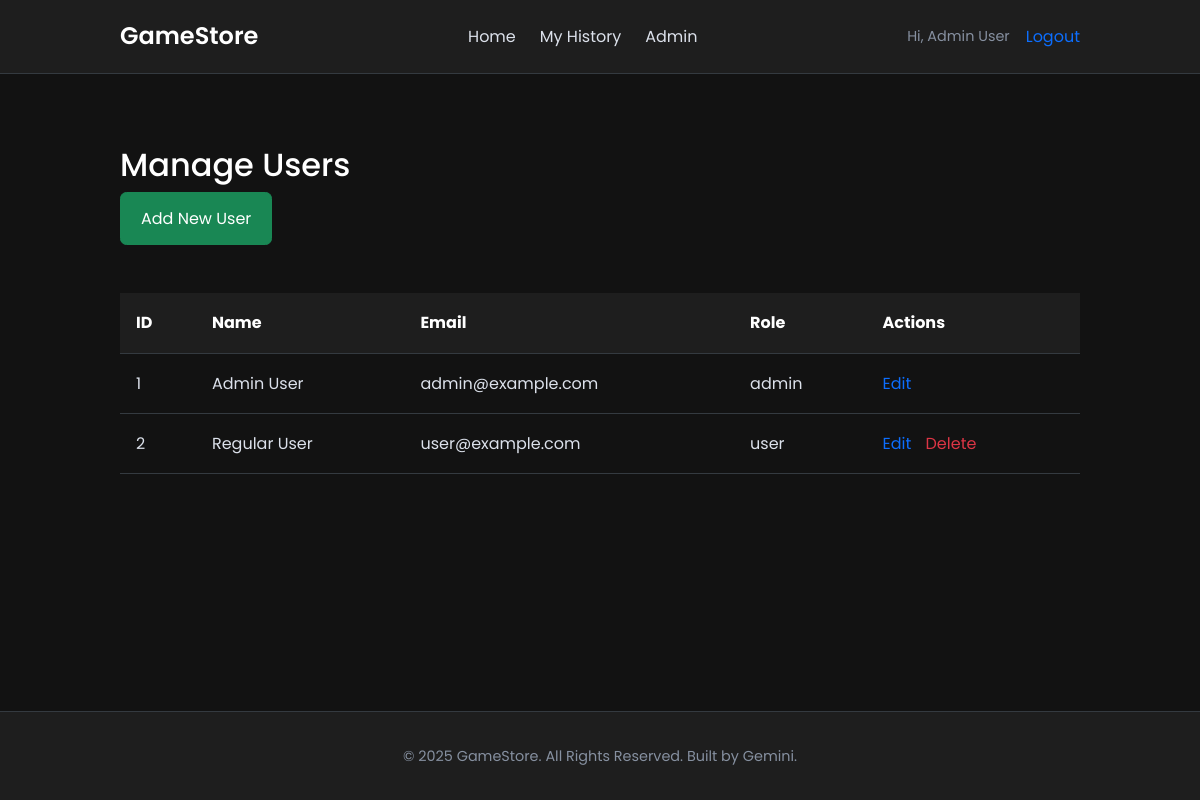
Page /admin/users (signed in) on the committed database.
### tables this page shows
CREATE TABLE `users` (
  `id` int(11) NOT NULL AUTO_INCREMENT,
  `name` varchar(100) NOT NULL,
  `email` varchar(100) NOT NULL,
  `password` varchar(255) NOT NULL,
  `role` enum('user','admin') NOT NULL DEFAULT 'user',
  PRIMARY KEY (`id`),
  UNIQUE KEY `email` (`email`)
);

### controllers/admin.php (called while the page is built, shortened)
<?php
require_once 'base.php';
require_once 'models/UserModel.php';
class AdminController extends BaseController {
    public function users() {
        $userModel = new UserModel($this->db);
        $users = $userModel->findAll();
        $this->view('admin/manage_users', ['title' => 'Manage Users', 'users' => $users]);
    }
}

### index.php (called while the page is built, shortened)
<?php
require_once 'controllers/base.php';
try {
    $pdo = new PDO("mysql:host=" . DB_HOST . ";dbname=" . DB_NAME . ";charset=utf8mb4", DB_USER, DB_PASS);
    $pdo->setAttribute(PDO::ATTR_ERRMODE, PDO::ERRMODE_EXCEPTION);
    $pdo->setAttribute(PDO::ATTR_DEFAULT_FETCH_MODE, PDO::FETCH_ASSOC);
} catch (PDOException $e) {
    die("Database connection failed: " . $e->getMessage());
}
$request_uri = $_SERVER['REQUEST_URI'];
$request_path = parse_url($request_uri, PHP_URL_PATH);
$path_parts = explode('/', trim($request_path, '/'));
$controllerName = $path_parts[0] ?: 'home';
$methodName = $path_parts[1] ?? 'index';
$param1 = $path_parts[2] ?? null;
$param2 = $path_parts[3] ?? null;
function loadController($name, $db) {
    $controllerFile = "controllers/{$name}.php";
    if (file_exists($controllerFile)) {
        $className = ucfirst($name) . 'Controller';
        if (class_exists($className)) {
            return new $className($db);
        }
    }
    return null;
}
if ($controllerName === 'home' || $controllerName === '' || $controllerName === 'index.php') {
    $userController = loadController('user', $pdo);
    if ($userController) $userController->index(); else notFound();
} elseif ($controllerName === 'login') {
    $authController = loadController('auth', $pdo);
    if ($authController) $authController->login(); else notFound();
} elseif ($controllerName === 'register') {
    $authController = loadController('auth', $pdo);
    if ($authController) $authController->register(); else notFound();
} elseif ($controllerName === 'logout') {
    $authController = loadController('auth', $pdo);
    if ($authController) $authController->logout(); else notFound();
} elseif ($controllerName === 'history') {
    $userController = loadController('user', $pdo);
    if ($userController) $userController->history(); else notFound();
} elseif ($controllerName === 'game' && $methodName) {
    $userController = loadController('user', $pdo);
    if ($userController) $userController->show($methodName); else notFound();
} elseif ($controllerName === 'order' && $methodName) {
    $userController = loadController('user', 'order');
    if ($userController) $userController->order($methodName); else notFound();
} elseif ($controllerName === 'rate' && $methodName) {
    $userController = loadController('user', $pdo);
    if ($userController) $userController->rate($methodName); else notFound();
} elseif ($controllerName === 'admin') {
    $adminController = loadController('admin', $pdo);
    if ($methodName === 'index' && !$param1) {
        $adminController->index();
    } elseif ($methodName === 'games') {
        if ($param1 === 'edit' && $param2) $adminController->editGame($param2);
        elseif ($param1 === 'new') $adminController->editGame();
        elseif ($param1 === 'delete' && $param2) $adminController->deleteGame($param2);
        else $adminController->games();
    } elseif ($methodName === 'users') {
        if ($param1 === 'edit' && $param2) $adminController->editUser($param2);
        elseif ($param1 === 'new') $adminController->editUser();
        elseif ($param1 === 'delete' && $param2) $adminController->deleteUser($param2);
        else $adminController->users();
    } elseif ($methodName === 'orders') {
        $adminController->orders();
    } else {
        if(method_exists($adminController, $methodName)) {
            $adminController->$methodName();
        } else {
            $adminController->index();
        }
    }
} else {
    notFound();
}

### models/UserModel.php (called while the page is built, shortened)
<?php
class UserModel {
    private $db;
    public function __construct($db) {
        $this->db = $db;
    }
    public function findAll() {
        $stmt = $this->db->query("SELECT id, name, email, role FROM users");
        return $stmt->fetchAll(PDO::FETCH_ASSOC);
    }
}

### views/admin/manage_users.php (the view, shortened to what this page needs)
<h1>Manage Users</h1>
<a href="/admin/users/new" class="btn btn-success" style="margin-bottom: 1.5rem;">Add New User</a>
<div class="table-responsive">
    <table class="styled-table">
        <thead>
            <tr>
                <th>ID</th>
                <th>Name</th>
                <th>Email</th>
                <th>Role</th>
                <th>Actions</th>
            </tr>
        </thead>
        <tbody>
            <?php if (empty($data['users'])): ?>
                <tr>
                    <td colspan="5" style="text-align: center;">No users found.</td>
                </tr>
            <?php else: ?>
                <?php foreach ($data['users'] as $user): ?>
                    <tr>
                        <td><?= $user['id'] ?></td>
                        <td><?= htmlspecialchars($user['name']) ?></td>
                        <td><?= htmlspecialchars($user['email']) ?></td>
                        <td><?= htmlspecialchars($user['role']) ?></td>
                        <td class="action-links">
                            <a href="/admin/users/edit/<?= $user['id'] ?>">Edit</a>
                            <?php if ($_SESSION['user_id'] != $user['id']):  ?>
                            <a href="/admin/users/delete/<?= $user['id'] ?>" onclick="return confirm('Are you sure you want to delete this user? This action cannot be undone.')" class="delete">Delete</a>
                            <?php endif; ?>
                        </td>
                    </tr>
                <?php endforeach; ?>
            <?php endif; ?>
        </tbody>
    </table>
</div>

### public/css/style.css (style rules this page uses)
:root { --color-bg: #121212; --color-bg-variant: #1e1e1e; --color-primary: #0d6efd; --color-primary-variant: #0b5ed7; --color-white: #fff; --color-light: #dce1eb; --color-grey: #8690a0; --color-success: #198754; --color-danger: #dc3545; --color-border: #343a40; --container-width-lg: 80%; --container-width-md: 90%; --transition: all 400ms ease; }
* { margin: 0; padding: 0; border: 0; outline: 0; box-sizing: border-box; list-style: none; text-decoration: none; }
body { font-family: 'Poppins', sans-serif; background: var(--color-bg); color: var(--color-light); line-height: 1.7; display: flex; flex-direction: column; min-height: 100vh; }
h1, h2, h3, h4, h5 { font-weight: 500; color: var(--color-white); }
a { color: var(--color-primary); transition: var(--transition); }
.btn { display: inline-block; padding: 0.75rem 1.25rem; background: var(--color-primary); color: var(--color-white); border-radius: 0.4rem; cursor: pointer; border: 1px solid var(--color-primary); transition: var(--transition); text-align: center; }
.btn-success { background: var(--color-success); border-color: var(--color-success); }
.table-responsive { overflow-x: auto; }
.styled-table { width: 100%; border-collapse: collapse; margin: 1.5rem 0; }
.styled-table thead tr { background: var(--color-bg-variant); color: var(--color-white); text-align: left; }
.styled-table th, .styled-table td { padding: 1rem; border-bottom: 1px solid var(--color-border); }
.styled-table .action-links a { margin-right: 10px; }
.styled-table .action-links a.delete { color: var(--color-danger); }
:root { --rating-percent: calc(var(--rating) / 5 * 100); }

### rows in the picture
users: id "1", name "Admin User", email "admin@example.com", role "admin"
users: id "2", name "Regular User", email "user@example.com", role "user"

### other values in the picture
$_SESSION['user_name'] "Admin User"
